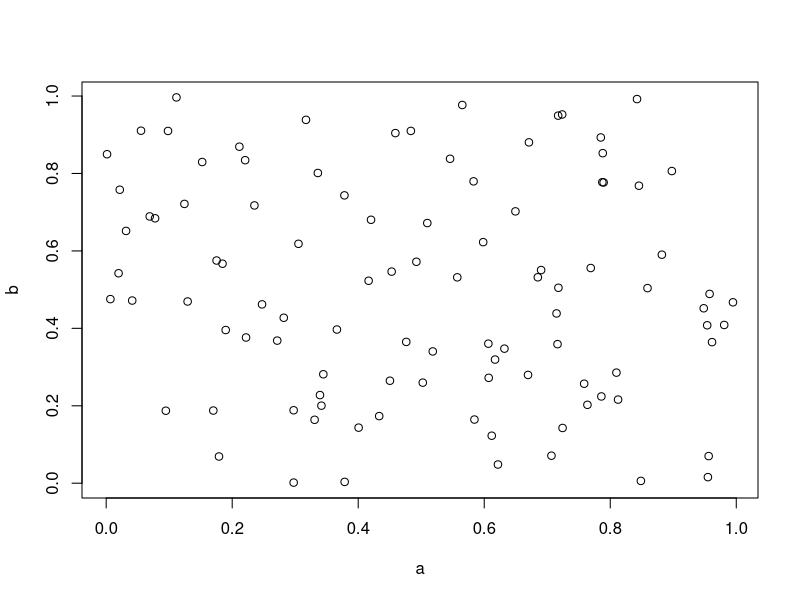

Reproduce this figure in R.
## ---- chunk 1
a <- runif(n=100)
b <- runif(n=100)
plot(a, b)
